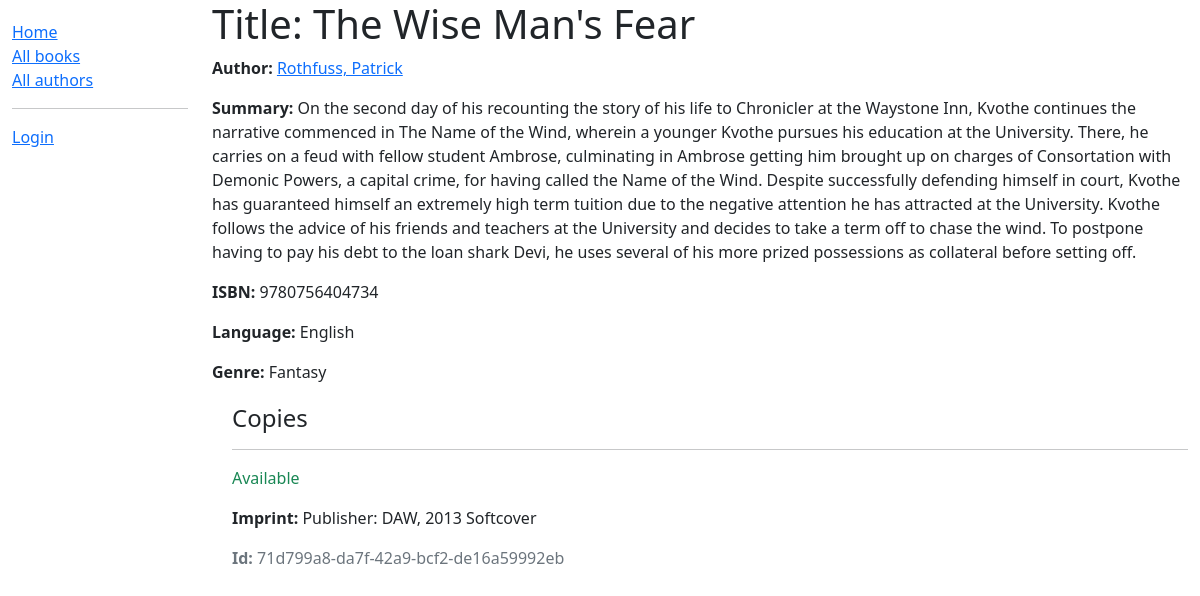
The page /catalog/book/1 on the database as committed earlier.
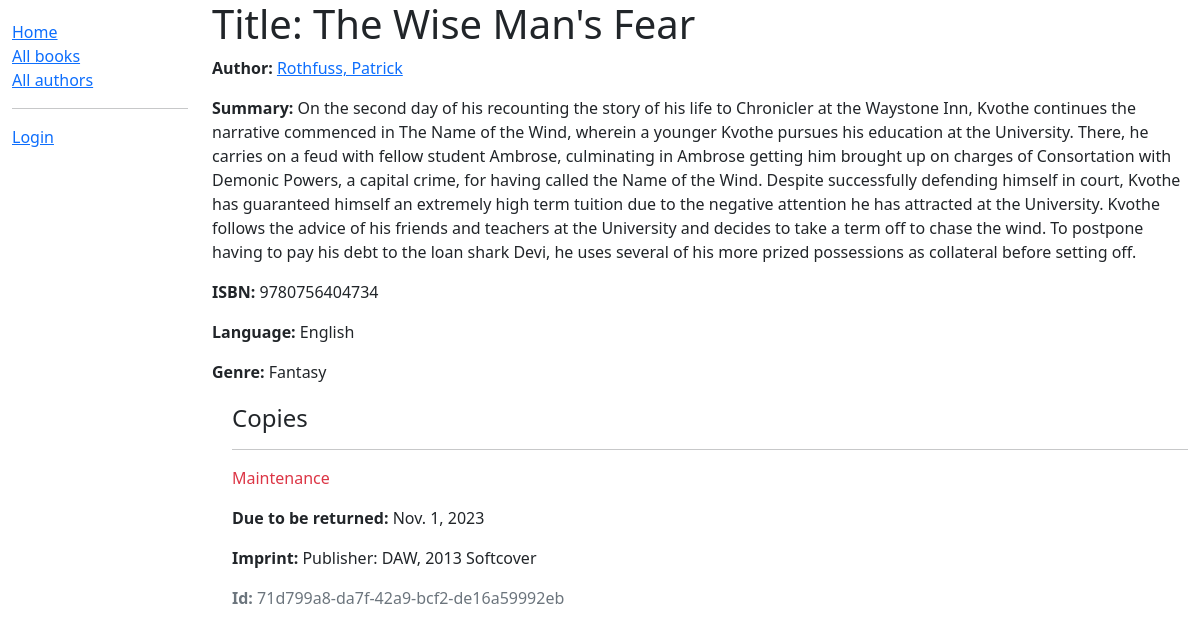
The same page on the database as committed later.
### catalog/models.py (models this page shows, shortened)
class Book(models.Model):
    title = models.CharField(max_length=200)
    author = models.ForeignKey('Author', on_delete=models.SET_NULL, null=True)
    summary = models.TextField(max_length=1000, help_text='Enter a brief description of the book')
    isbn = models.CharField('ISBN', max_length=13, unique=True,
                            help_text='13 Character <a href="https://www.isbn-international.org/content/what-isbn">ISBN number</a>')
    genre = models.ManyToManyField(Genre, help_text='Select a genre for this book')
    languages = models.ManyToManyField(Language, help_text='Select a languages for this book')
    def display_genre(self):
        """Create a string for the Genre. This is required to display genre in Admin."""
        return ', '.join(genre.name for genre in self.genre.all()[:3])
    display_genre.short_description = 'Genre'
    def display_languages(self):
        """Create a string for the Languages. This is required to display languages in Admin."""
        return ', '.join(languages.name for languages in self.languages.all()[:3])
    display_languages.short_description = 'Languages'

class Author(models.Model):
    first_name = models.CharField(max_length=100)
    last_name = models.CharField(max_length=100)
    date_of_birth = models.DateField(null=True, blank=True)
    date_of_death = models.DateField('Died', null=True, blank=True)
    class Meta:
        ordering = ['last_name', 'first_name']
        permissions = (("can_edit_authors", "Set author as edited"),)
    def __str__(self):
        return '%s, %s' % (self.last_name, self.first_name)

class Language(models.Model):
    name = models.CharField(max_length=200,
                            help_text="Enter the book's natural language (e.g. English, French, Japanese etc.)")
    iso_code = models.CharField(max_length=4, unique=True)

class Genre(models.Model):
    name = models.CharField(max_length=200, help_text='Enter a book genre (e.g. Science Fiction)')
    def __str__(self):
        return self.name

class BookInstance(models.Model):
    id = models.UUIDField(primary_key=True, default=uuid.uuid4, help_text='Unique ID for this particular book across whole library')
    book = models.ForeignKey('Book', on_delete=models.RESTRICT, null=True)
    imprint = models.CharField(max_length=200)
    due_back = models.DateField(null=True, blank=True)
    borrower = models.ForeignKey(User, on_delete=models.SET_NULL, null=True, blank=True)
    LOAN_STATUS = (
        ('m', 'Maintenance'),
        ('o', 'On loan'),
        ('a', 'Available'),
        ('r', 'Reserved'),
    )
    status = models.CharField(
        max_length=1,
        choices=LOAN_STATUS,
        blank=True,
        default='m',
        help_text='Book availability',
    )
    class Meta:
        ordering = ['due_back']
        permissions = (("can_mark_returned", "Set book as returned"),)

### catalog/views.py (the view, shortened to what this page needs)
# urls.py: re_path(r'^book/(?P<pk>\d+)$', views.BookDetailView.as_view(), name='book-detail'),
class BookDetailView(generic.DetailView):
    model = Book
    paginate_by = 10

### catalog/templates/catalog/book_detail.html (shortened to what this page needs)
{% extends "catalog/base_generic.html" %}
{% block content %}
    <h1>Title: {{ book.title }}</h1>
    <p><strong>Author:</strong> <a href="{% url 'author-detail' book.author.pk %}">{{ book.author }}</a></p>
    <p><strong>Summary:</strong> {{ book.summary }}</p>
    <p><strong>ISBN:</strong> {{ book.isbn }}</p>
    <p><strong>Language:</strong>
        {% for language in book.languages.all %}
            {{ language.name }}{% if not forloop.last %}, {% endif %}
        {% endfor %}
    </p>
    <p><strong>Genre:</strong> {{ book.genre.all|join:", " }}</p>
    <div style="margin-left:20px;margin-top:20px">
        <h4>Copies</h4>
        {% for copy in book.bookinstance_set.all %}
            <hr/>
            <p
                    class="{% if copy.status == 'a' %}text-success{% elif copy.status == 'm' %}text-danger{% else %}text-warning{% endif %}">
                {{ copy.get_status_display }}
            </p>
            {% if copy.status != 'a' %}
                <p><strong>Due to be returned:</strong> {{ copy.due_back }}</p>
            {% endif %}
            <p><strong>Imprint:</strong> {{ copy.imprint }}</p>
            <p class="text-muted"><strong>Id:</strong> {{ copy.id }}</p>
        {% endfor %}
    </div>
{% endblock %}
{% block sidebar %}
    {{ block.super }}
{% endblock %}

### catalog/templates/catalog/base_generic.html (shortened to what this page needs)
{% load static %}
<!DOCTYPE html>
<html lang="en">
  <head>
    <link
      href="https://cdn.jsdelivr.net/npm/bootstrap@5.1.3/dist/css/bootstrap.min.css"
      rel="stylesheet"
 />
    <link rel="stylesheet" href="{% static 'css/styles.css' %}" />
  </head>
  <body>
    <div class="container-fluid">
      <div class="row">
        <div class="col-sm-2">
          {% block sidebar %}
            <ul class="sidebar-nav">
              <li><a href="{% url 'index' %}">Home</a></li>
              <li><a href="{% url 'books' %}">All books</a></li>
              <li><a href="{% url 'authors' %}">All authors</a></li>
                <hr>
                {% if user.is_authenticated %}
                    <li>User: {{ user.get_username }}</li>
                    <li><a href="{% url 'my-borrowed' %}">My Borrowed</a></li>
                    <li><a href="{% url 'logout' %}?next={{ request.path }}">Logout</a></li>
                {% else %}
                    <li><a href="{% url 'login' %}?next={{ request.path }}">Login</a></li>
                {% endif %}
            </ul>
          {% endblock %}
        </div>
        <div class="col-sm-10 ">
                {% block content %}{% endblock %}
        </div>
      </div>
    </div>
  </body>
</html>

### catalog/static/css/styles.css (style rules this page uses)
.sidebar-nav { margin-top: 20px; padding: 0; list-style: none; }

Rows that differ between the two databases and show on the page:
changed BookInstance "71d799a8-da7f-42a9-bcf2-de16a59992eb": status "Available" → "Maintenance"; due_back (not shown) → "Nov. 1, 2023"
